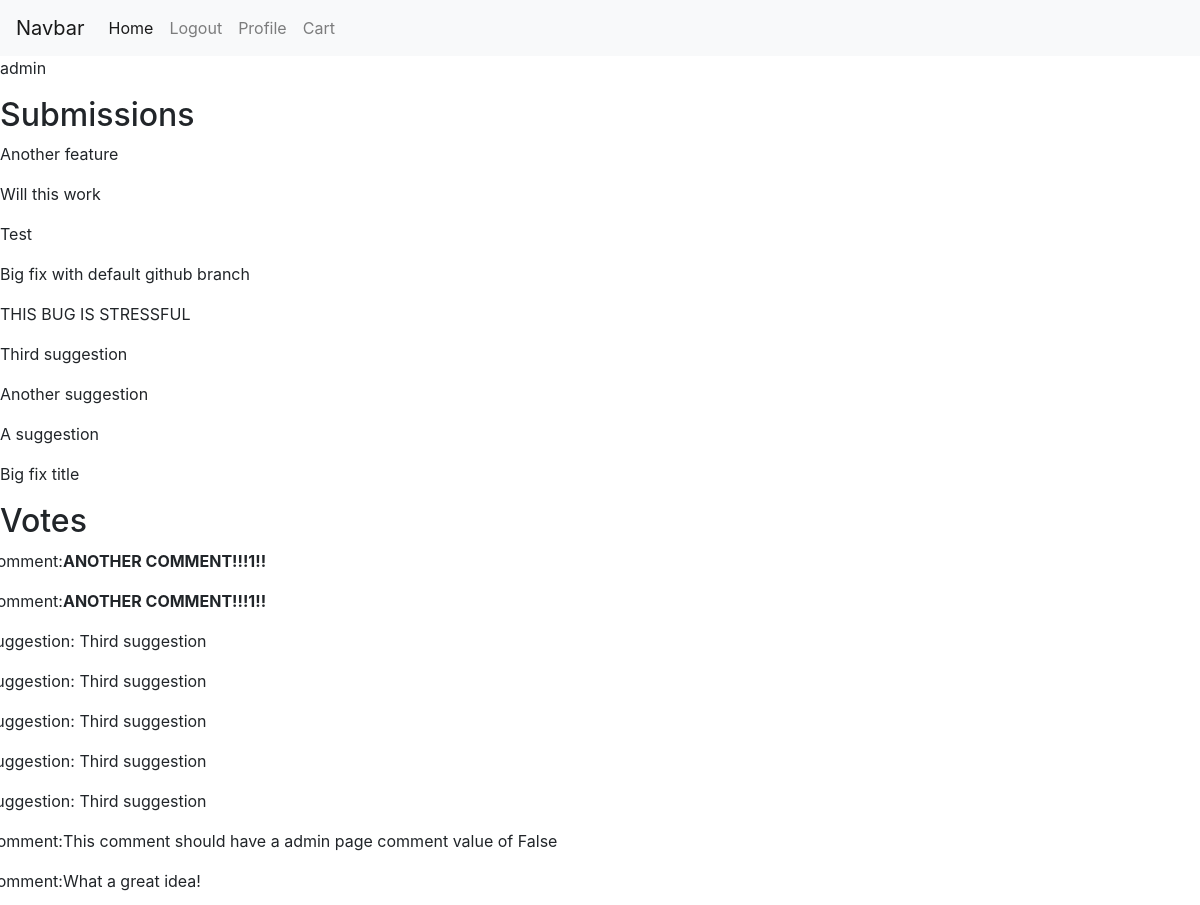
The page /user/1 (signed in, upper part) on the database as committed earlier.
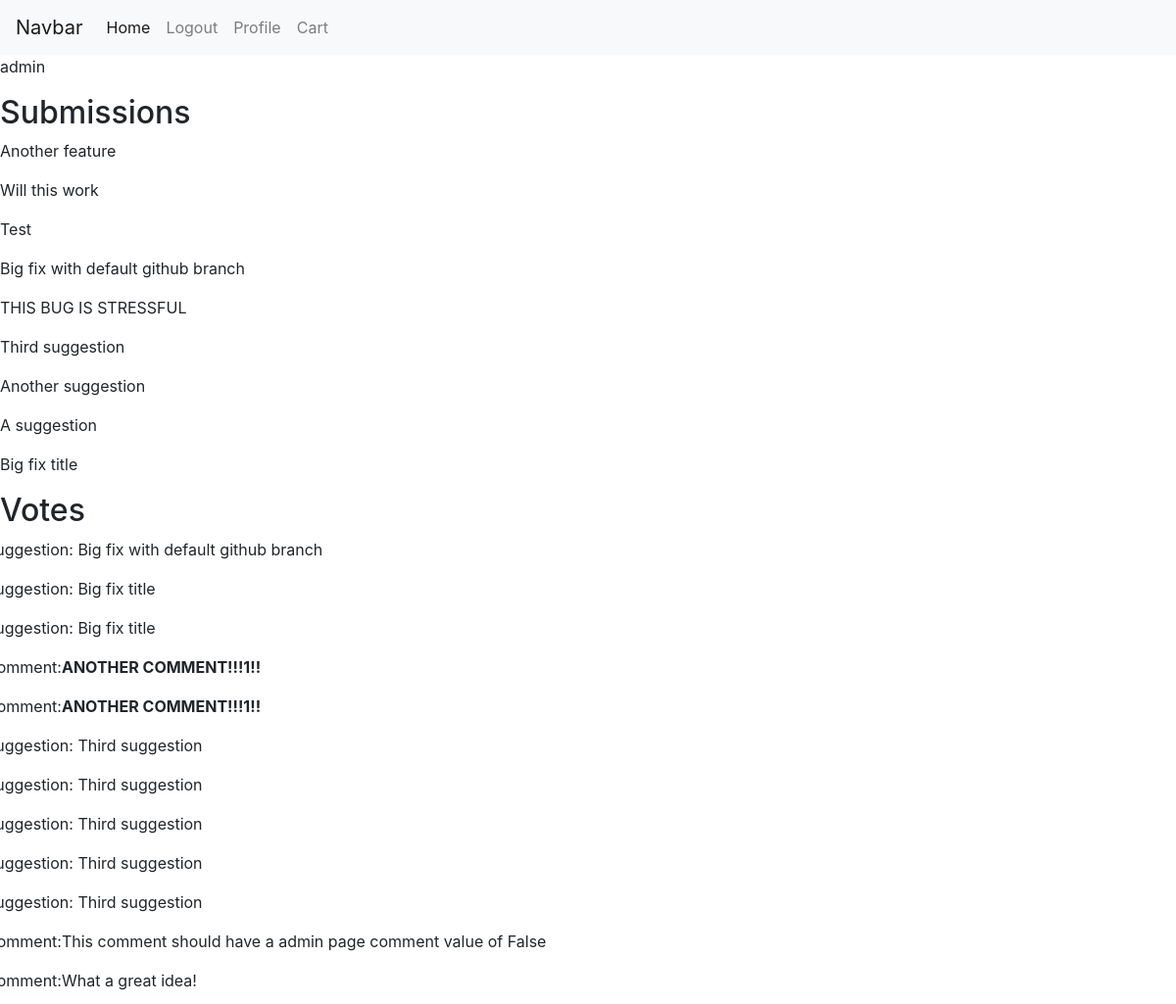
The same page on the database as committed later.
### usersuggestions/models.py (models this page shows, shortened)
class Suggestion(models.Model):
    suggestion_choices = ((True, 'Feature'), (False, 'Bug Fix'))
    is_feature = models.BooleanField(blank=False, default=False, choices=suggestion_choices)
    user = models.ForeignKey(User, null=False, on_delete=models.PROTECT)
    title = models.CharField(max_length=200, blank=False)
    details = RichTextUploadingField()
    date_time = models.DateTimeField(auto_now_add=True)
    delay_submission = models.BooleanField(null=False, blank=True, default=False)

class Upvote(models.Model):
    user = models.ForeignKey(User, null=False, on_delete=models.PROTECT)
    suggestion = models.ForeignKey(Suggestion, null=True, on_delete=models.CASCADE)
    comment = models.ForeignKey(Comment, null=True, on_delete=models.CASCADE)
    date_time = models.DateTimeField(auto_now_add=True)

class Comment(models.Model):
    user = models.ForeignKey(User, null=False, on_delete=models.PROTECT)
    suggestion = models.ForeignKey(Suggestion, null=False, on_delete=models.CASCADE)
    admin_page_comment= models.BooleanField(blank=False, default=False)
    comment = RichTextUploadingField()
    date_time = models.DateTimeField(auto_now_add=True)

### usersuggestions/views.py (the view)
# urls.py: url(r'^user/(?P<user_id>\d+)$', render_userpage, name='userpage'),
@login_required()
def render_userpage(request, user_id):
    user = get_object_or_404(User, id=user_id)
    if request.user == user:
        values = get_userpage_values(user)
        return render(request, "userpage.html", {"user": user, "favorites": values["favorites"],
            "votes": values["votes"], "purchases": values["purchases"],
            "coin_history": values["coin_history"], "suggestions" : values["suggestions"]
        })
    else:
        return redirect("home")

### accounts/models.py (called while the page is built)
    def __str__(self):
        return self.username

### market/cart.py (called while the page is built)
    def __len__(self):
        return sum(item['quantity'] for item in self.cart.values())

### market/contexts.py (called while the page is built)
def cart(request):
    return {'cart': Cart(request)}

### market/models.py (called while the page is built)
    def __str__(self):
        return self.name

### usersuggestions/helpers.py (called while the page is built)
def get_userpage_values(user):
    favorites = UserFavorites.objects.filter(user=user)
    votes =  Upvote.objects.filter(user=user).order_by("-date_time")
    purchases = Order.objects.filter(user=user).order_by("-date_time")
    coin_history = UserCoinHistory.objects.filter(user=user).order_by("-date_time")
    suggestions = Suggestion.objects.filter(user=user).order_by("-date_time")
    for purchase in purchases:
        purchase.items = OrderItem.objects.filter(order=purchase)
        purchase.total_cost = 0
        for item in purchase.items:
            purchase.total_cost += item.total_purchase_price
    values_dictionary = {"favorites": favorites, "purchases": purchases,
        "coin_history": coin_history, "votes": votes, "suggestions": suggestions
    }
    return values_dictionary

### usersuggestions/templates/userpage.html (shortened to what this page needs)
{% extends 'base.html' %}
{% block content %}
<p>{{ user }}</p>
<h2>Submissions</h2>
{% if suggestions|length == 0 %}
<p>You have not submitted any suggestions</p>
{% else %}
{% for suggestion in suggestions %}
<p>{{ suggestion.title }}</p>
{% endfor %}
{% endif %}
<h2>Votes</h2>
{% if votes|length == 0 %}
<p>You have not cast any votes</p>
{% else %}
{% for vote in votes %}
<div class="row">
{% if vote.suggestion %}
<p>Suggestion: {{ vote.suggestion.title }}</p>
{% else %}
<p>Comment: {{  vote.comment.comment|safe }}</p>
{% endif %}
</div>
{% endfor %}
{% endif %}
{% endblock %}

Rows that differ between the two databases and show on the page:
added Upvote: suggestion "Big fix with default github branch"
added Upvote: suggestion "Big fix title"
added Upvote: suggestion "Big fix title"
